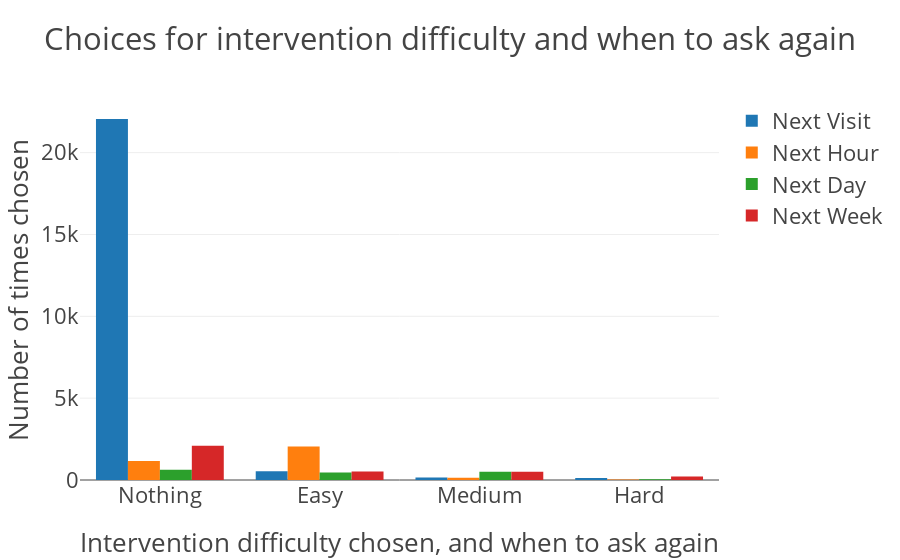

Source (notebook cell):
### Code cell
# noexport

from collections import Counter
a = {'nextvisit': Counter({'nothing': 22057, 'easy': 535, 'medium': 155, 'hard': 125}), 'hour': Counter({'easy': 2054, 'nothing': 1158, 'medium': 132, 'hard': 36}), 'day': Counter({'nothing': 630, 'medium': 508, 'easy': 464, 'hard': 45}), 'week': Counter({'nothing': 2089, 'easy': 524, 'medium': 507, 'hard': 221})}
plot_dictdict_as_bar(
    a,
    ylabel = 'Number of times chosen',
    xlabel = 'Intervention difficulty chosen, and when to ask again',
    title = 'Choices for intervention difficulty and when to ask again',
    remap_labels = {'easy': 'Easy', 'medium': 'Medium', 'hard': 'Hard', 'nothing': 'Nothing', 'nextvisit': 'Next Visit', 'hour': 'Next Hour', 'day': 'Next Day', 'week': 'Next Week'},
    font=dict(size=22),
  )

### Figure 1 — Plotly figure (JSON) as saved in the notebook; plotly's stock layout.template omitted (floating-point values rounded to 4 significant figures)
{"data": [{"name": "Next Visit", "type": "bar", "uid": "ef5f60c8-73f2-4826-91f7-8db12e6b3164", "x": ["Nothing", "Easy", "Medium", "Hard"], "y": [22057, 535, 155, 125]}, {"name": "Next Hour", "type": "bar", "uid": "92bbe905-f5a9-4853-87d3-a8f0559c5047", "x": ["Easy", "Nothing", "Medium", "Hard"], "y": [2054, 1158, 132, 36]}, {"name": "Next Day", "type": "bar", "uid": "847f7f90-7264-4da9-9ad6-f2435fd4547a", "x": ["Nothing", "Medium", "Easy", "Hard"], "y": [630, 508, 464, 45]}, {"name": "Next Week", "type": "bar", "uid": "617db34f-2619-4ff8-bcd3-977c8226e41d", "x": ["Nothing", "Easy", "Medium", "Hard"], "y": [2089, 524, 507, 221]}], "layout": {"font": {"size": 22}, "title": {"text": "Choices for intervention difficulty and when to ask again"}, "xaxis": {"title": {"text": "Intervention difficulty chosen, and when to ask again"}}, "yaxis": {"title": {"text": "Number of times chosen"}}}}
